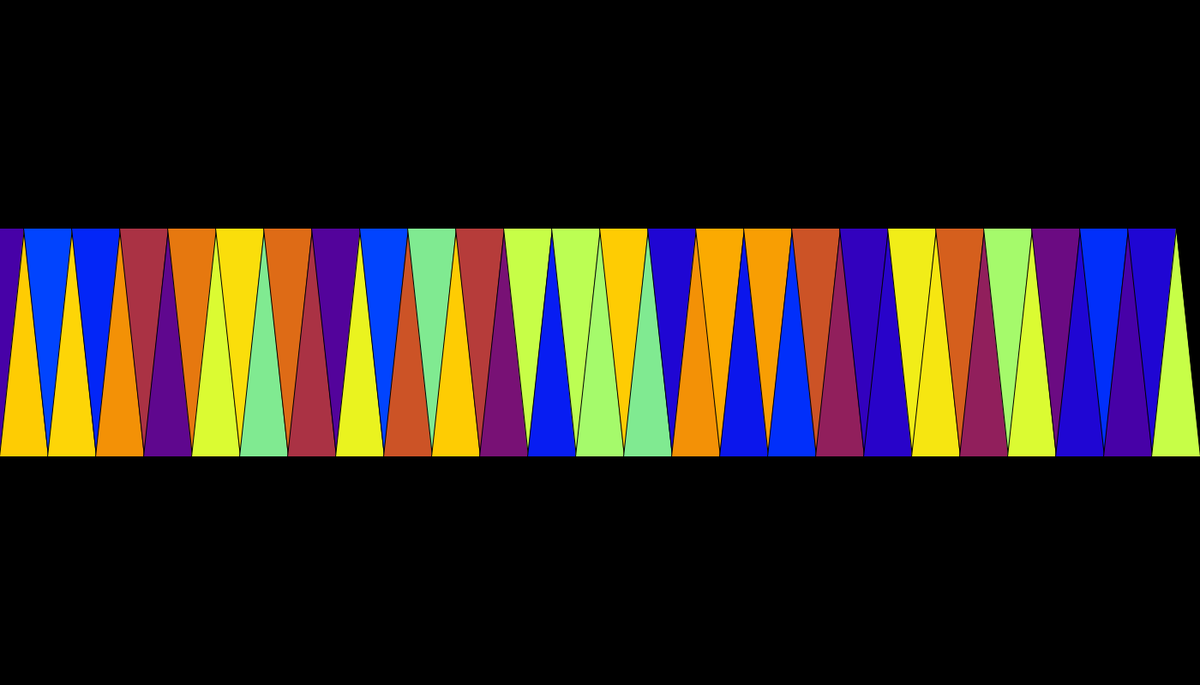
Frame 1 (no input)
Frame 2 (the mouse pressed at the canvas centre, redrawn once): identical to frame 1, image omitted

The Processing sketch that drew this single still picture (run headless with seeded random() and noise(); the mouse was pressed at the canvas centre and the sketch redrawn once):

// Processing sketch: VisualSort
// ── VisualSort.pde
ArrayList<Integer> BUBBLE_SORT_LIST; //<>//
int listSize = 50;
float frequency = 5/((float)listSize);
ArrayList<ArrayList<Integer>> steps;
ArrayList<Integer> done;
int counter;
String sortType = "selection";

void setup() {
  
  size(1400, 800);

  background(0);

  BUBBLE_SORT_LIST = new ArrayList<Integer>();
  done = new ArrayList<Integer>();
  steps = new ArrayList<ArrayList<Integer>>();
  generateList(BUBBLE_SORT_LIST);
  ArrayList<Integer> temp = copy(BUBBLE_SORT_LIST);
  steps.add(BUBBLE_SORT_LIST);
  if(sortType.equals("bubble")){
    bubblesort(BUBBLE_SORT_LIST);
  }else{
    selectionSort(BUBBLE_SORT_LIST);
  }
  done = copy(BUBBLE_SORT_LIST);
  BUBBLE_SORT_LIST= copy(temp);

  noLoop();
}

void draw() {
  background(0);
  for (int i = 0; i < BUBBLE_SORT_LIST.size(); i++) {
    fill(generateRed(done.indexOf(BUBBLE_SORT_LIST.get(i))), generateGreen(done.indexOf(BUBBLE_SORT_LIST.get(i))),generateBlue(done.indexOf(BUBBLE_SORT_LIST.get(i)))); //<>//
    if (i % 2 == 0) {
      triangle((-1.0*width)/(BUBBLE_SORT_LIST.size()-1), height*(1.0/3), 
        (1.0*width)/(BUBBLE_SORT_LIST.size()-1), height*(1.0/3), 
        (0.0*width)/(BUBBLE_SORT_LIST.size()-1), height*(2.0/3));
      
    } else {
      triangle((0.0*width)/(BUBBLE_SORT_LIST.size()-1), height*(1.0/3),
      (1.0*width)/(BUBBLE_SORT_LIST.size()-1), height*(2.0/3), 
      (-1.0*width)/(BUBBLE_SORT_LIST.size()-1), height*(2.0/3));
    }
    translate(floor(((1.0*width)/(BUBBLE_SORT_LIST.size()-1))), 0);
  }
}

void generateList(ArrayList<Integer> list) {
  for (int i = 0; i < listSize; i++) {
    list.add(floor(random(listSize)));
  }
  System.out.println(list);
}

int generateRed(int i) {
  float red = sin(frequency * i + 0) * (127) + 128;
  return floor(red); //<>//
}

int generateBlue(int i) {
  float blue = sin(frequency * i + 3) * (127) + 128;
  return floor(blue); //<>//
}

int generateGreen(int i) {
  float green = sin(frequency * i + 1) * (127) + 128;
  return floor(green); //<>//
}

//Sorts under here
void bubblesort(ArrayList<Integer> list){
  int n = list.size();  
        int temp = 0;  
         for(int i=0; i < n; i++){  
                 for(int j=1; j < (n-i); j++){  
                          if(list.get(j-1) > list.get(j)){  
                                 //swap elements  
                                 temp = list.get(j-1);  
                                 list.set(j-1,list.get(j));
                                 list.set(j, temp);

                                 steps.add(copy(list));
                         }  
                          
                 }  
         }
}

void selectionSort(ArrayList<Integer> list){
  for( int k=0; k<list.size()-1; k++ )
        {
            // find the smallest value in arr[k..size-1]
            int minIndex = k;
            for( int j=k+1; j<list.size(); j++ )
            {
                if(list.get(j) < list.get(minIndex) )
                {
                    minIndex = j;
                }
            }
            
            // swap arr[k] with arr[minIndex]
            int temp = list.get(k);
            list.set(k, list.get(minIndex) );
            list.set(minIndex, temp );
            
            steps.add(copy(list)); 
        }
}

void mousePressed() {
  if(counter == 0){
    counter++;
    redraw();
  }else if(counter < steps.size()){
    BUBBLE_SORT_LIST = steps.get(counter);
    counter++;
    redraw();
  } else {
    loop();
  } //<>//
  
}

ArrayList<Integer> copy(ArrayList<Integer> or){
 ArrayList<Integer> l1 = new ArrayList<Integer>();
 for(Integer i: or){
   l1.add(i);
 }
 return l1;
}
